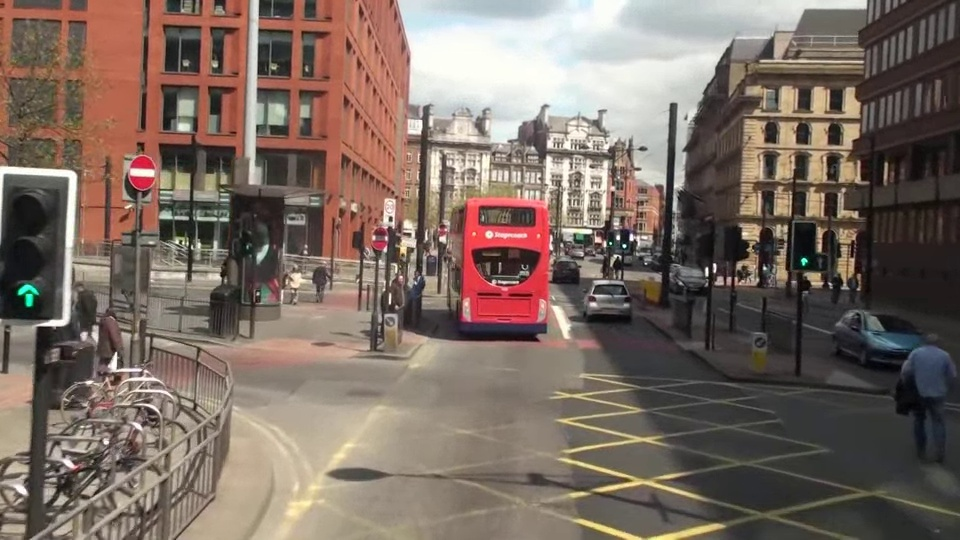
#> input picture 2-sophomore/2st-semester/컴퓨터비전/images/mot_color70.jpg, 960 x 540 px, found by its file name
$ jupyter execute cv_1021.ipynb
#> lines starting #> are read from the running program, lines starting #| are printed output that depends on the picture; after the words box and inside, x2 and y2 are one past the last pixel; in counts of white or black regions, pixels touching at a corner belong together
[cell 1]
import cv2 as cv
import numpy as np

img1 = cv.imread('mot_color70.jpg')[190:350, 440:600]
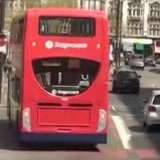
#> img1: shape (160, 160, 3); mean B, G, R 90.4, 92.2, 145.4
img2 = cv.imread('mot_color83.jpg')
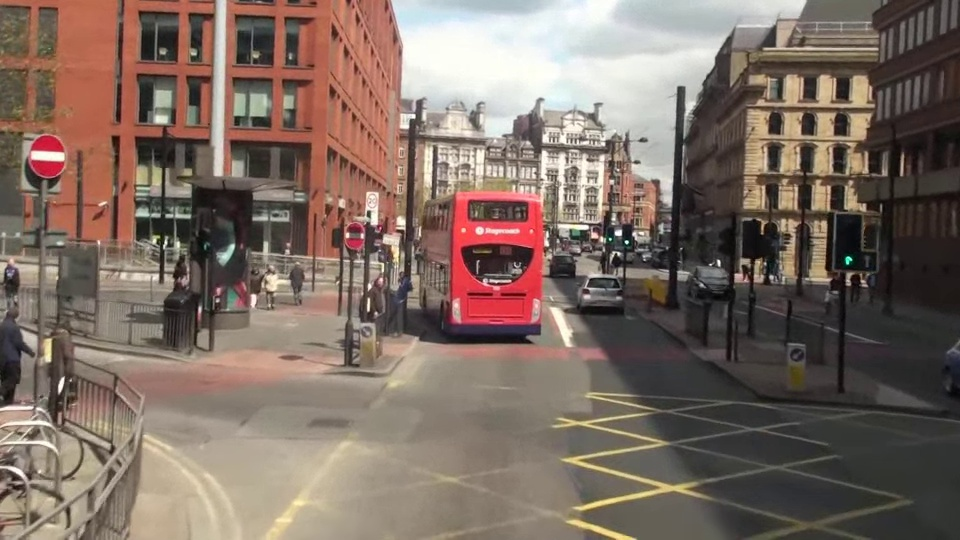
#> input picture 2-sophomore/2st-semester/컴퓨터비전/images/mot_color83.jpg, 960 x 540 px, found by its file name
#> img2 is the input picture: shape (540, 960, 3); mean B, G, R 99.1, 108.8, 125.8
gray1 = cv.cvtColor(img1, cv.COLOR_BGR2GRAY)
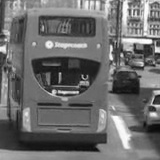
#> gray1: shape (160, 160); min 10, max 254, mean 107.9
gray2 = cv.cvtColor(img2, cv.COLOR_BGR2GRAY)
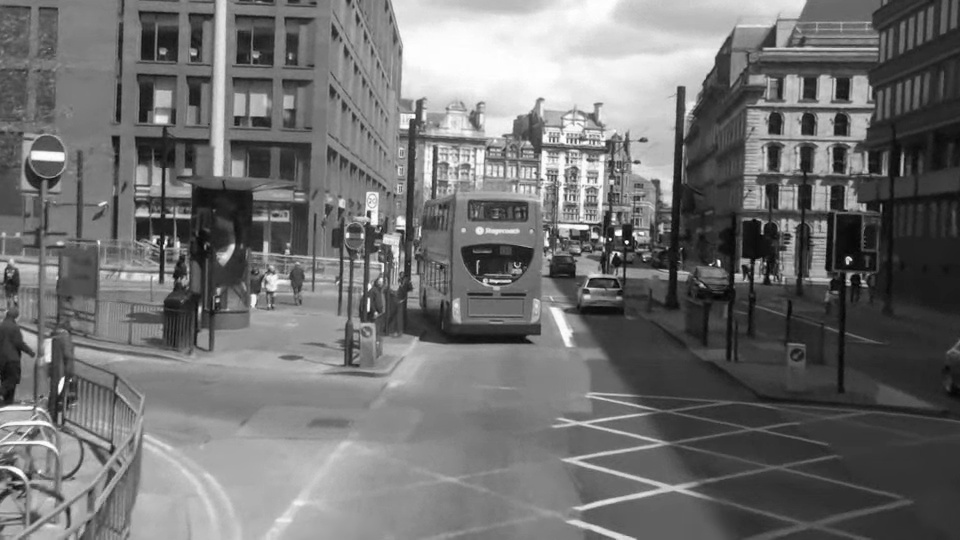
#> gray2: shape (540, 960); min 1, max 255, mean 112.8

sift = cv.SIFT_create()
kp1, des1 = sift.detectAndCompute(gray1, None)
#> kp1 = 328 keypoints; strongest (x, y, size): (149, 42, 3.4), (122, 55, 2.2), (153, 114, 3.9), (64, 92, 2.4)
kp2, des2 = sift.detectAndCompute(gray2, None)
#> kp2 = 4096 keypoints; strongest (x, y, size): (627, 242, 2.5), (618, 233, 4.8), (610, 239, 1.9), (848, 260, 4.9)

flann_matcher = cv.DescriptorMatcher_create(cv.DescriptorMatcher_FLANNBASED)
knn_match = flann_matcher.knnMatch(des1, des2, 2)
#> knn_match = 328 matches

T = 0.7
good_match = []
for nearest1, nearest2 in knn_match:
    if (nearest1.distance / nearest2.distance) < T:
        good_match.append(nearest1)
#> after the loop, good_match = 75 matches

points1 = np.float32([kp1[gm.queryIdx].pt for gm in good_match])
#> points1 = 75 pairs, first value 26.04 to 156.3, second value 7.08 to 145
points2 = np.float32([kp2[gm.trainIdx].pt for gm in good_match])
#> points2 = 75 pairs, first value 133.9 to 866.9, second value 142.8 to 342.8

H, _ = cv.findHomography(points1, points2, cv.RANSAC)
#> H = [[1.12, -0.0152, 426.9], [0.0149, 1.05, 184.1], [9.24e-05, -3.76e-05, 1]]

h1, w1 = img1.shape[0], img1.shape[1]
#> h1 = 160; w1 = 160
h2, w2 = img2.shape[0], img2.shape[1]
#> h2 = 540; w2 = 960

box1 = np.float32([[0, 0], [0, h1 - 1], [w1 - 1, h1 - 1], [w1 - 1, 0]]).reshape(4, 1, 2)
#> box1 = [[0, 0], [0, 159], [159, 159], [159, 0]]
box2 = cv.perspectiveTransform(box1, H)
#> box2 = [[426.9, 184.1], [427, 353.1], [597, 350.3], [595.9, 183.7]]

img2 = cv.polylines(img2, [np.int32(box2)], True, (0, 255, 0), 4)
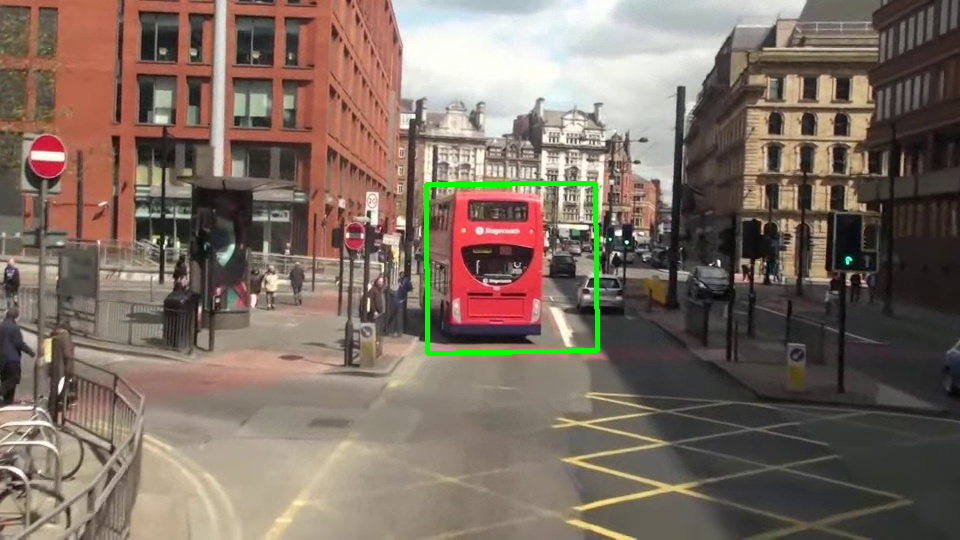
#> img2: shape (540, 960, 3); 0.65% of pixels changed, all inside (x1, y1, x2, y2) = (424, 181, 600, 356)

img_match = np.empty((max(h1, h2), w1 + w2, 3), dtype=np.uint8)
cv.drawMatches(img1, kp1, img2, kp2, good_match, img_match, flags=cv.DrawMatchesFlags_NOT_DRAW_SINGLE_POINTS)
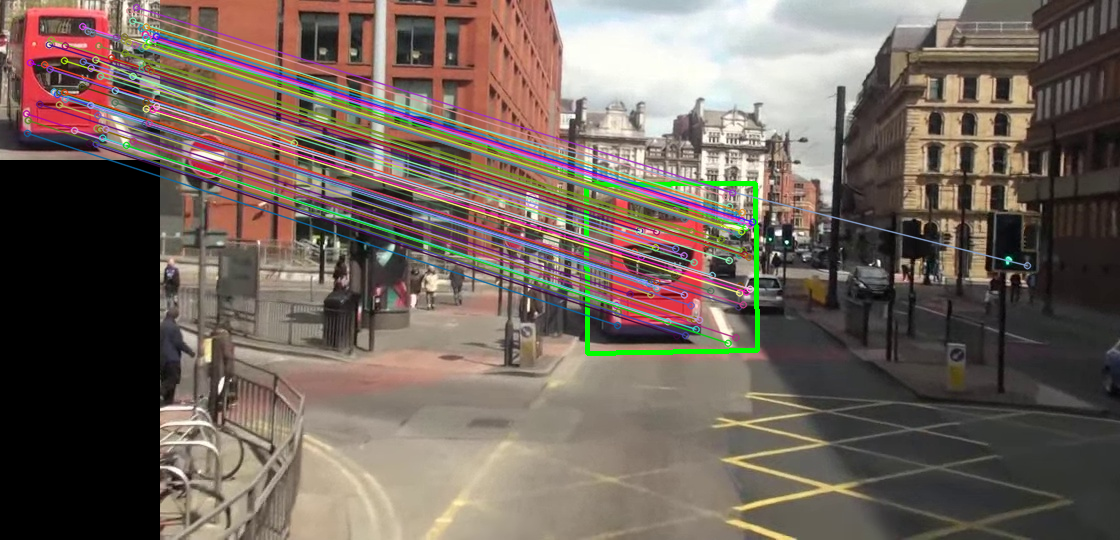
#> img_match: shape (540, 1120, 3); mean B, G, R 91.6, 100.1, 113.1

cv.imshow('Matches and Homography', img_match)

k = cv.waitKey()
#> (key Esc is pressed here)
cv.destroyAllWindows()
